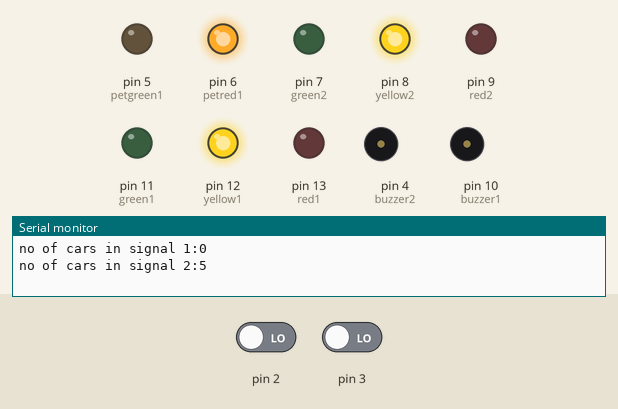
Bench run of a sketch on a simulated Arduino Uno, built with avr-gcc and run on an emulated ATmega328P. On the bench: output pins drawn as LEDs (lit = HIGH), buzzer (waves = sounding, pin HIGH), the last lines printed to the serial monitor. The test bench sets the inputs (shaded band); at power-on: pin 2 LOW, pin 3 LOW. Pins used as bus, display or sensor lines are not drawn.

Above: at 1.2 s.
1.3 s: pin 2 driven HIGH
At 3.2 s:
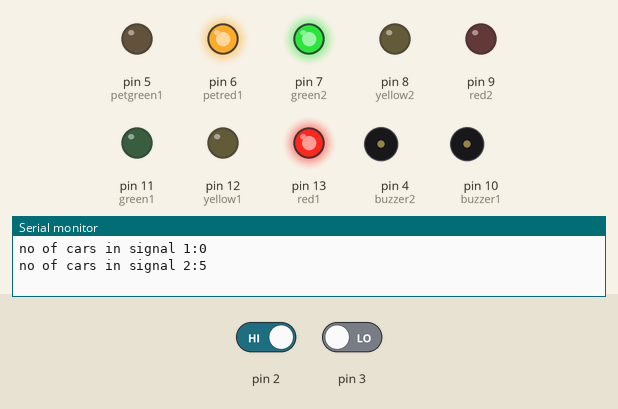
At 13.6 s:
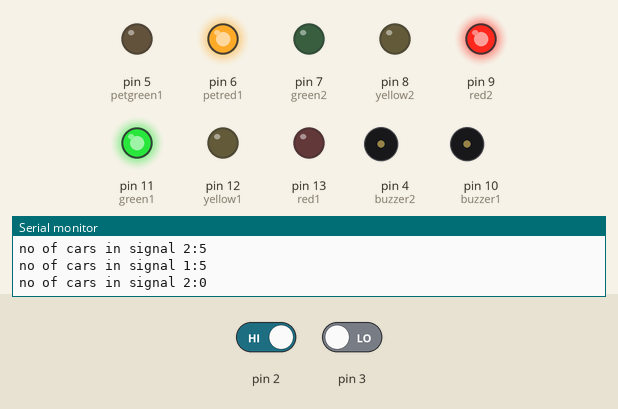
40.6 s: pin 3 driven HIGH
At 50.9 s:
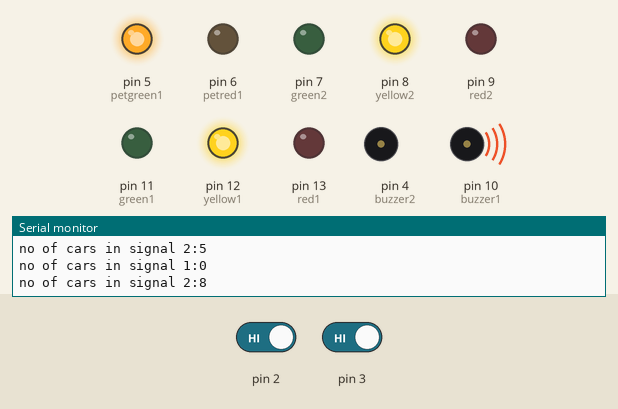
Timing chart, 0 to 53.8 s (numbered marks = the images above; inputs shaded):
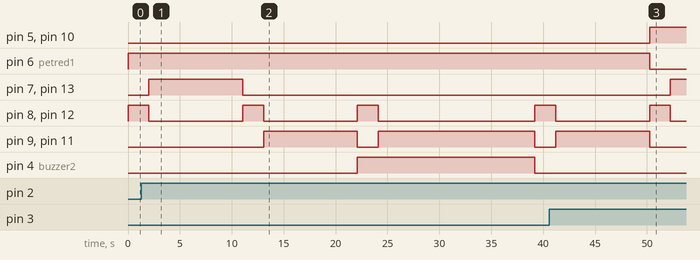

The sketch:

trafficlight.ino
```cpp
int s1=0;
int s2=0;

int red1 = 13;
int yellow1 = 12;
int green1 = 11;
int buzzer1= 10;
int petred1 =6;
int petgreen1 =5;

int red2 = 9;
int yellow2 = 8;
int green2 = 7;
int buzzer2= 4;
int petred2 =1;
int petgreen2 =0;

int car1;
int car2;


void setup() {

    pinMode(red1, OUTPUT);
    pinMode(yellow1, OUTPUT);
    pinMode(green1, OUTPUT);
    pinMode(buzzer1, OUTPUT);
    pinMode(petred1, OUTPUT);
    pinMode(petgreen1, OUTPUT);
    digitalWrite(green1, HIGH);
    digitalWrite(red1, LOW);
    digitalWrite(yellow1, LOW);
    digitalWrite(buzzer1, LOW),
    digitalWrite(petred1, HIGH);
    digitalWrite(petgreen1, LOW);
    attachInterrupt(digitalPinToInterrupt(3),stop1,RISING);
  // interupt checking in pin 3 for rising edge

    pinMode(red2, OUTPUT);
    pinMode(yellow2, OUTPUT);
    pinMode(green2, OUTPUT);
    pinMode(buzzer2, OUTPUT);
    pinMode(petred2, OUTPUT);
    pinMode(petgreen2, OUTPUT);
    digitalWrite(green2, HIGH);
    digitalWrite(red2, LOW);
    digitalWrite(yellow2, LOW);
    digitalWrite(buzzer2, LOW);
    digitalWrite(petred2, HIGH);
    digitalWrite(petgreen2, LOW);

    attachInterrupt(digitalPinToInterrupt(2),stop2,RISING);
  // interupt checking in pin 3 for rising edge
    Serial.begin(9600);
    car1 =0;
    car2 =0;
    queue1pop(5);
    queue2push(5);


}


void loop() {

 if(s1 == 1 && s2== 0 ){
   // checking if button 1 is pressed
        digitalWrite(buzzer1, HIGH);
        digitalWrite(petred1, LOW);
        digitalWrite(petgreen1, HIGH);
            changeLights1(0);
        for(long int i = 0; i < 6000; i++){
          delay(1);
          }
        digitalWrite(buzzer1, LOW);
        digitalWrite(petred1, HIGH);
        digitalWrite(petgreen1, LOW);
        s1 = 0;
        changeLights1(1);
        queue1push(3);  // push 3 cars in queue 1
        queue2pop(3);  // pop 3 cars in queue 2


        }else if(s2 ==1 && s1==0)
    {
   // checking if button 2 is pressed
        digitalWrite(buzzer2, HIGH);
        digitalWrite(petred2, LOW);
        digitalWrite(petgreen2, HIGH);
            changeLights1(1);
        for(long int i = 0; i < 6000; i++){
          delay(1);
          }
        digitalWrite(buzzer2, LOW);
        digitalWrite(petred2, LOW);
        digitalWrite(petgreen2, HIGH);
        s2 = 0;
        changeLights1(1);
        queue1pop(3);   // pop 3 cars in queue 1
        queue2push(3);  // push 3 cars in queue 2


    }else if(s1 ==1 && s2==1)
            {
   // checking if button 1 and button2  is pressed
        digitalWrite(buzzer1, HIGH);
        digitalWrite(buzzer2, HIGH);
        digitalWrite(petred1, LOW);
        digitalWrite(petgreen1, HIGH);
        digitalWrite(petred2, LOW);
        digitalWrite(petgreen2, HIGH);
            changeLights1(2);
        for(long int i = 0; i < 6000; i++){
          delay(1);
          }
        digitalWrite(buzzer1, LOW);
        digitalWrite(buzzer2, LOW);
        digitalWrite(petred1, HIGH);
        digitalWrite(petgreen1, LOW);
        digitalWrite(petred2, HIGH);
        digitalWrite(petgreen2, LOW);
        queue1push(3);// push 3 cars in queue 1
        queue2push(3);// pop 3 cars in queue 2
        s1 =0;
        s2 = 0;
        }


    else {
          changeLights1(0);
            queue1push(5); // push 5 cars in queue 1
            queue2pop(5);    // pop 5 cars in queue 2
            changeLights1(1);
        queue1pop(5);  // pop 5 cars in queue 1
        queue2push(5); // push 5 cars in queue 2
         }


 }

void changeLights1(int a){
    // green off, yellow on for 2 seconds and then to red for 9sec


  if(a == 0)
  {
    digitalWrite(green1, LOW);
    digitalWrite(yellow1, HIGH);
    digitalWrite(red1, LOW);
    digitalWrite(green2, LOW);
    digitalWrite(yellow2, HIGH);
    digitalWrite(red2, LOW);
    for(long int i = 0; i < 2000; i++){
// delay 2 sec
      delay(1);
      }

    // turn off yellow, then turn red on for 6 seconds
    digitalWrite(green1, LOW);
    digitalWrite(yellow1, LOW);
    digitalWrite(red1, HIGH);
    digitalWrite(green2, HIGH);
    digitalWrite(yellow2, LOW);
    digitalWrite(red2, LOW);

    for(long int i = 0; i < 9000; i++){

      delay(1);
      }

  }else if(a ==1)
  {
    digitalWrite(green1, LOW);
    digitalWrite(yellow1, HIGH);
    digitalWrite(red1, LOW);
    digitalWrite(green2, LOW);
    digitalWrite(yellow2, HIGH);
    digitalWrite(red2, LOW);

    // this is to check if button is still pressed while delaying
    for(long int i = 0; i < 2000; i++){
      delay(1);
      }

    // turn off yellow, then turn red on for 6 seconds
    digitalWrite(green1, HIGH);
    digitalWrite(yellow1, LOW);
    digitalWrite(red1, LOW);
    digitalWrite(green2, LOW);
    digitalWrite(yellow2, LOW);
    digitalWrite(red2, HIGH);
    for(long int i = 0; i < 9000; i++){
      delay(1);
    }


  }else if( a ==2)
  {

    digitalWrite(green1, LOW);
    digitalWrite(yellow1, HIGH);
    digitalWrite(red1, LOW);
    digitalWrite(green2, LOW);
    digitalWrite(yellow2, HIGH);
    digitalWrite(red2, LOW);

    // this is to check if button is still pressed while delaying
    for(long int i = 0; i < 2000; i++){
      delay(1);
      }

    // turn off yellow, then turn red on for 6 seconds
    digitalWrite(green1, LOW);
    digitalWrite(yellow1, LOW);
    digitalWrite(red1, HIGH);
    digitalWrite(green2, LOW);
    digitalWrite(yellow2, LOW);
    digitalWrite(red2, HIGH);
    for(long int i = 0; i < 9000; i++){
      delay(1);
      }

  }

}

void stop1()
{
  s1 = 1;
  // change the variable to 1 to save the interrupt
}

void stop2()
{
  s2 = 1;
  // change the variable to 1 to save the interrupt
}

void queue1push(int a)
{
  car1 = car1+a;
  Serial.print("no of cars in signal 1:");
  if(car1<=0){car1=0;}
  Serial.println(car1);
}
void queue1pop(int a)
{
  car1 = car1-a;
  Serial.print("no of cars in signal 1:");
  if(car1<=0){car1=0;}
  Serial.println(car1);
}
void queue2push(int a)
{
  car2 = car2+a;
  Serial.print("no of cars in signal 2:");
  if(car2<=0){car2=0;}
  Serial.println(car2);
}
void queue2pop(int a)
{
  car2 = car2-a;
  Serial.print("no of cars in signal 2:");
  if(car2<=0){car2=0;}
  Serial.println(car2);
}
```

Measured:
- after the input at 1.3 s, pin 7 (green2), pin 13 (red1): goes on until 11.1 s, then stays LOW; pin 4 (buzzer2): LOW → HIGH after 20.8 s, → LOW 17.1 s later
- after the input at 40.6 s, pin 5 (petgreen1), pin 10 (buzzer1): LOW → HIGH after 9.6 s; pin 6 (petred1): HIGH → LOW after 9.6 s
